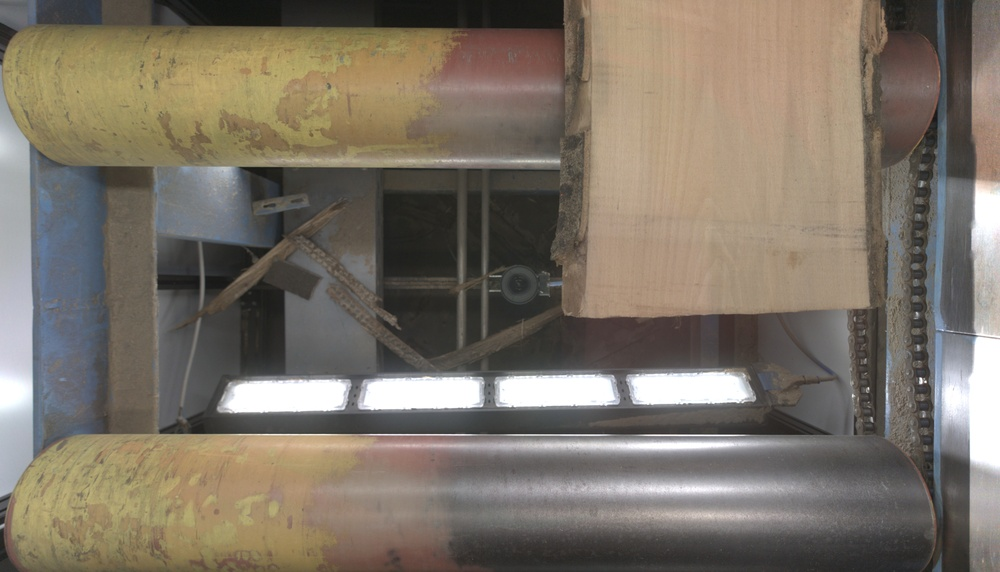
#> input picture cadre/3.jpg, 1000 x 572 px, shrunk from 5312 x 3040 before the run, found by its file name
$ python test6.py
#> lines starting #> are read from the running program, lines starting #| are printed output that depends on the picture; after the words box and inside, x2 and y2 are one past the last pixel; in counts of white or black regions, pixels touching at a corner belong together
import cv2
import numpy as np
import matplotlib.pyplot as plt
import cv2
import numpy as np
import matplotlib.pyplot as plt

# [45 lines left out: function generate_better_mask, not called in this run]


import cv2
import numpy as np

def generate_color_mask(image_path, background_path):
    # Load the images
#> called with image_path = 'cadre/3.jpg', background_path = 'cadre/1.jpg'
    image = cv2.imread(image_path)
#> image is the input picture: shape (572, 1000, 3); mean B, G, R 102.8, 115.2, 124.3
    background_image = cv2.imread(background_path)
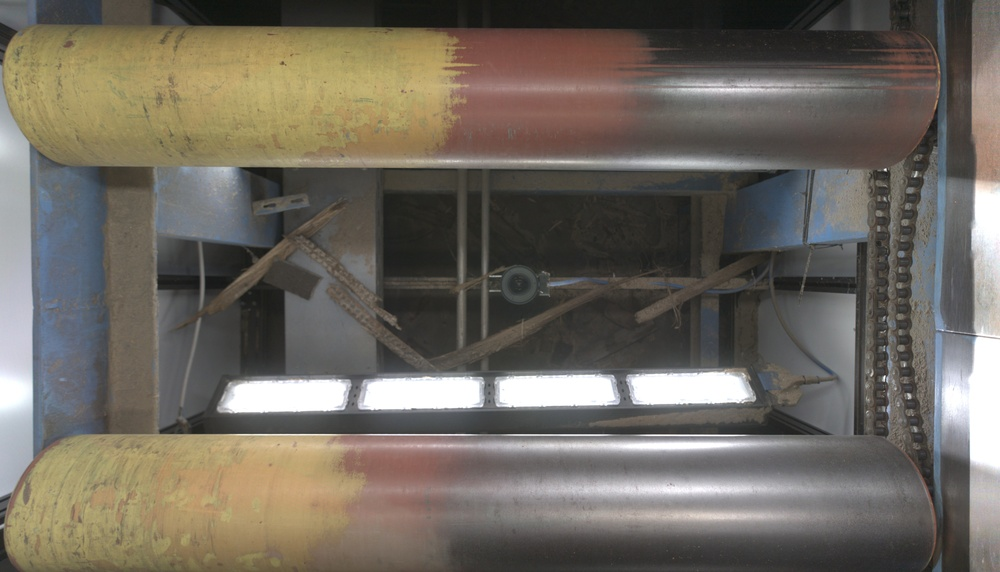
#> input picture cadre/1.jpg, 1000 x 572 px, shrunk from 5312 x 3040 before the run, found by its file name
#> background_image is the input picture: shape (572, 1000, 3); mean B, G, R 95.4, 104.9, 111

    # Convert images to HSV color space
    hsv_image = cv2.cvtColor(image, cv2.COLOR_BGR2HSV)
#> hsv_image: shape (572, 1000, 3); mean H, S, V 38, 47.3, 126.1
    hsv_background = cv2.cvtColor(background_image, cv2.COLOR_BGR2HSV)
#> hsv_background: shape (572, 1000, 3); mean H, S, V 44.2, 41.8, 113.5

    # Calculate the absolute difference between the two HSV images
    difference = cv2.absdiff(hsv_background, hsv_image)
#> difference: shape (572, 1000, 3); mean H, S, V 16.5, 13.3, 21.5

    # Separate the Hue, Saturation, and Value channels
    h_diff, s_diff, v_diff = cv2.split(difference)
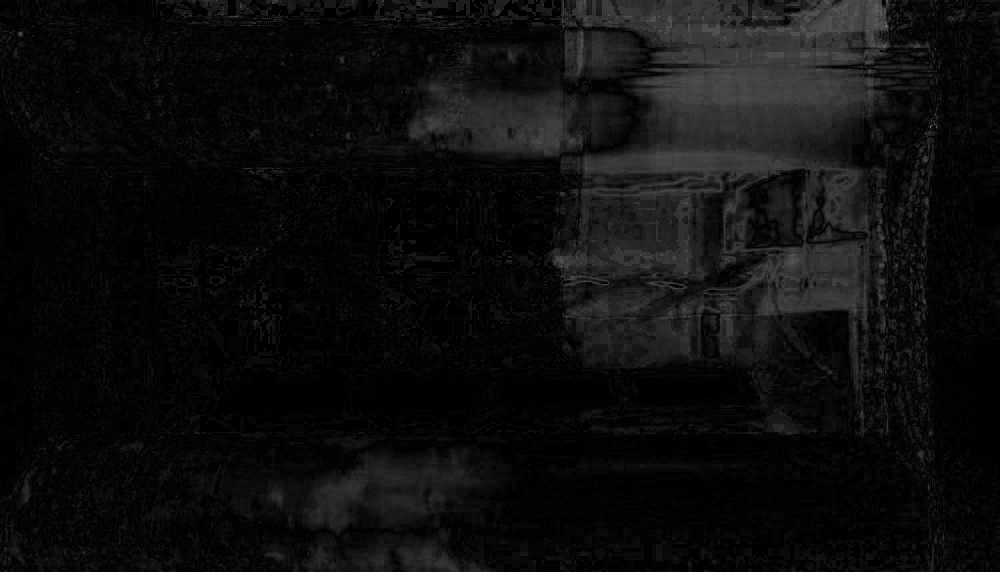
#> s_diff: shape (572, 1000); min 0, max 132, mean 13.3
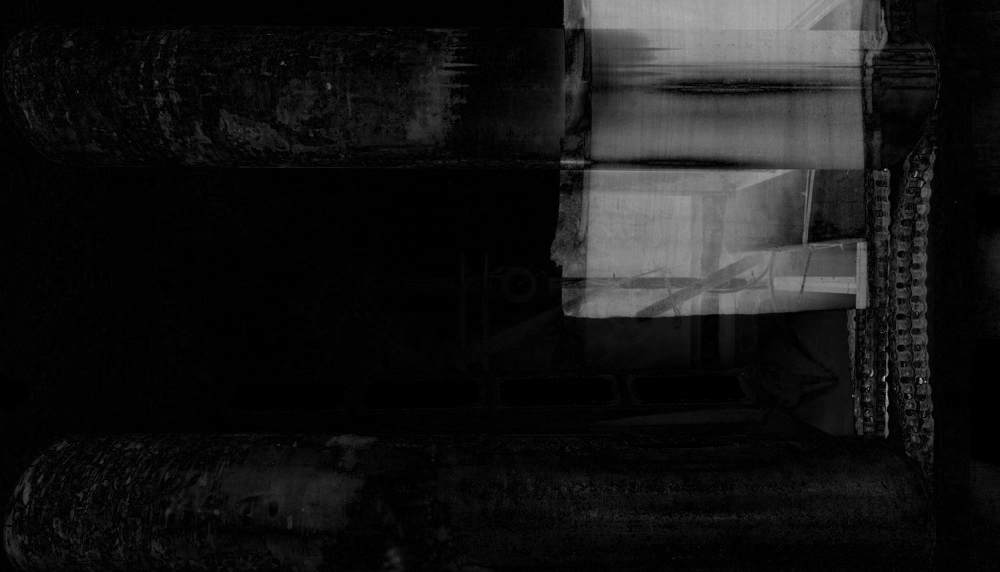
#> v_diff: shape (572, 1000); min 0, max 176, mean 21.5

    # Threshold the differences to create masks for each channel
    _, h_mask = cv2.threshold(h_diff, 50, 255, cv2.THRESH_BINARY)
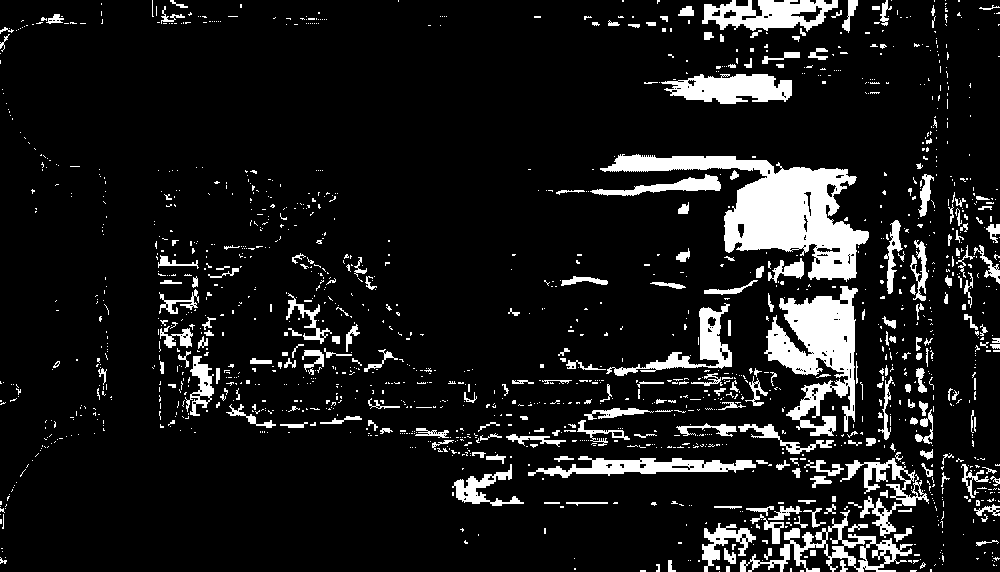
#> h_mask: shape (572, 1000); 10.6% white; 1535 white regions (1289 under 20 px), largest, box (x1, y1, x2, y2) and area: (600, 154, 869, 282) 11893, (764, 286, 858, 436) 7044, (661, 74, 792, 104) 2710
    _, s_mask = cv2.threshold(s_diff, 50, 255, cv2.THRESH_BINARY)
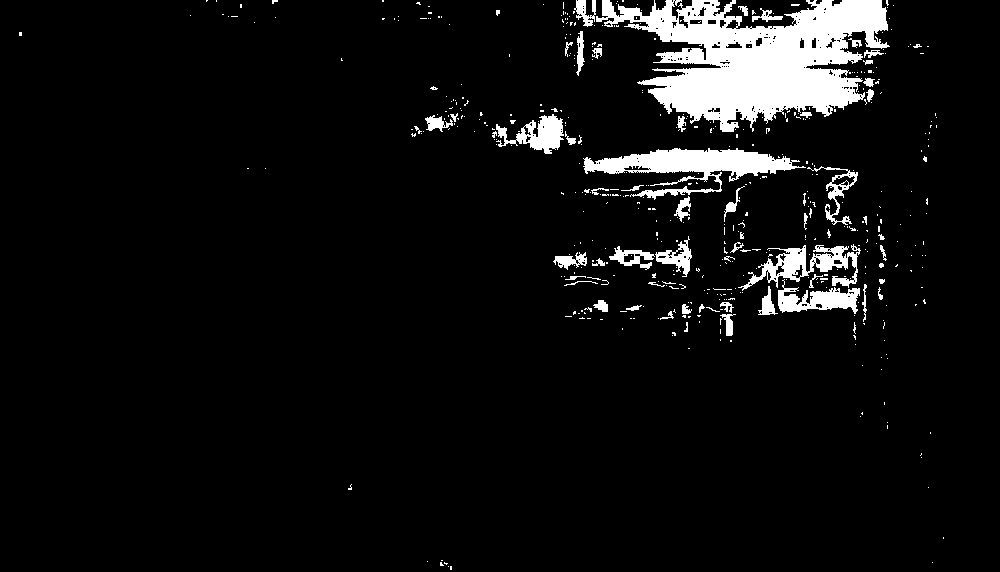
#> s_mask: shape (572, 1000); 6.5% white; 490 white regions (432 under 20 px), largest, box (x1, y1, x2, y2) and area: (596, 0, 890, 132) 20719, (583, 148, 806, 200) 4478, (738, 244, 861, 291) 2049
    _, v_mask = cv2.threshold(v_diff, 50, 255, cv2.THRESH_BINARY)
#> v_mask: shape (572, 1000); 14.6% white; 381 white regions (343 under 20 px), largest, box (x1, y1, x2, y2) and area: (552, 0, 888, 319) 78712, (910, 235, 927, 330) 820, (561, 69, 586, 98) 306

    # Combine the masks using logical OR to get the final mask
    combined_mask = cv2.bitwise_or(h_mask, cv2.bitwise_or(s_mask, v_mask))
#> combined_mask: shape (572, 1000); 23.1% white; 1694 white regions (1466 under 20 px), largest, box (x1, y1, x2, y2) and area: (552, 0, 892, 436) 96185, (740, 510, 913, 572) 2586, (528, 456, 756, 478) 2227

    # Define the kernel for morphological operations
    kernel = np.ones((5,5), np.uint8)

    # Apply the close operation to fill gaps and remove noise
    closed_mask = cv2.morphologyEx(combined_mask, cv2.MORPH_CLOSE, kernel)
#> closed_mask: shape (572, 1000); 26.3% white; 561 white regions (443 under 20 px), largest, box (x1, y1, x2, y2) and area: (528, 0, 937, 572) 123398, (400, 405, 700, 464) 2739, (158, 317, 250, 419) 2613

    # Apply the open operation to remove small artifacts
    opened_mask = cv2.morphologyEx(closed_mask, cv2.MORPH_OPEN, kernel)
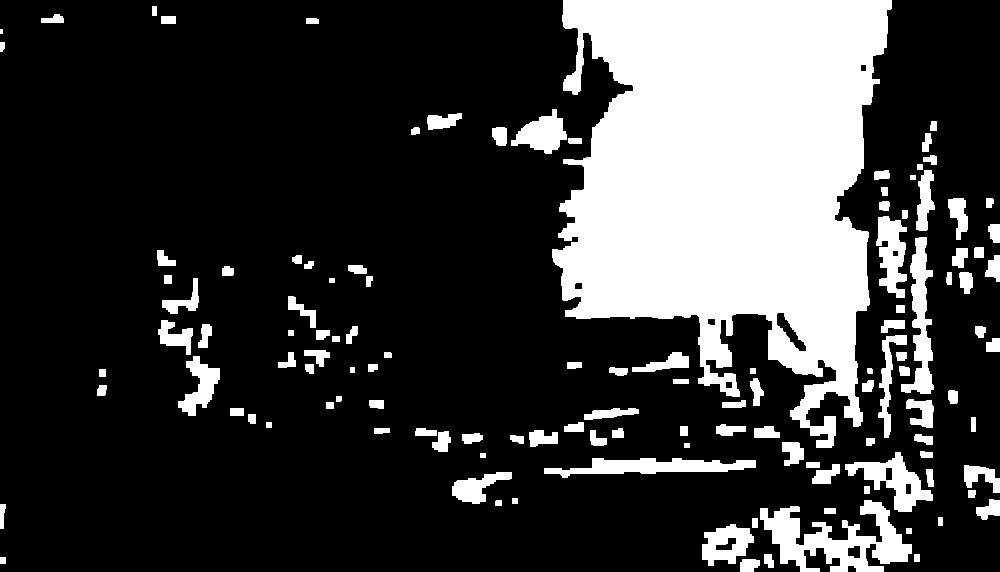
#> opened_mask: shape (572, 1000); 23.7% white; 124 white regions (1 under 20 px), largest, box (x1, y1, x2, y2) and area: (552, 0, 892, 448) 99596, (760, 500, 912, 572) 5138, (901, 237, 934, 394) 2329

    # Mask the original image to highlight only the new colors
    result_image = cv2.bitwise_and(image, image, mask=opened_mask)
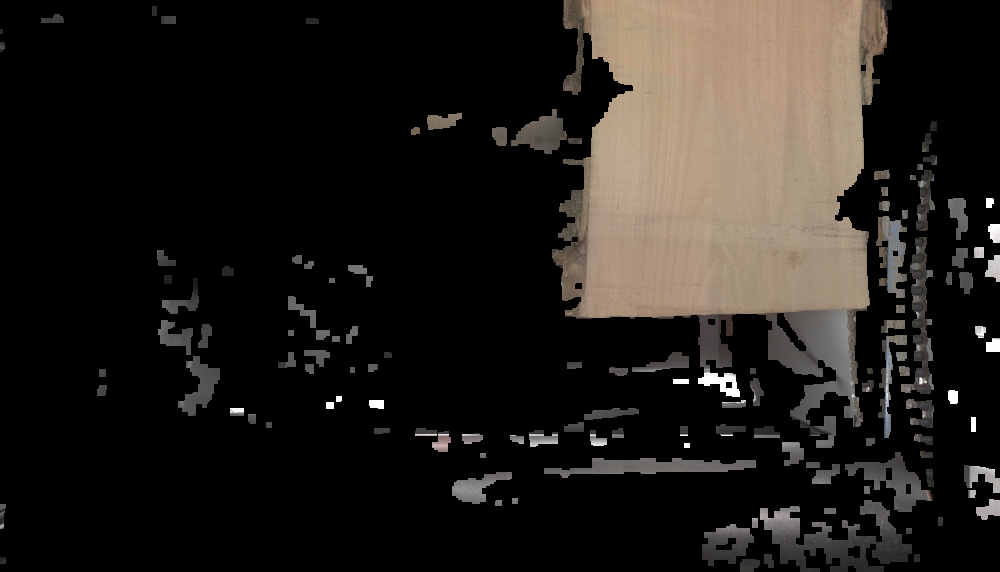
#> result_image: shape (572, 1000, 3); mean B, G, R 27.3, 31.2, 34.9

    # Save the intermediate and final results
    cv2.imwrite('h_diff.png', h_diff)
    cv2.imwrite('s_diff.png', s_diff)
    cv2.imwrite('v_diff.png', v_diff)
    cv2.imwrite('combined_mask.png', combined_mask)
    cv2.imwrite('closed_mask.png', closed_mask)
    cv2.imwrite('opened_mask.png', opened_mask)
    cv2.imwrite('result_image.png', result_image)

    # Return the final result image
    return result_image

# Calea către imagini
image_path = f"cadre/{3}.jpg"
background_path = f"cadre/{1}.jpg"

# Generăm masca rafinată
refined_mask = generate_color_mask(image_path, background_path)


# Opțional, afișăm masca
import matplotlib.pyplot as plt

plt.imshow(refined_mask, cmap='gray')
plt.title('Refined Mask')
plt.axis('off')
plt.show()
